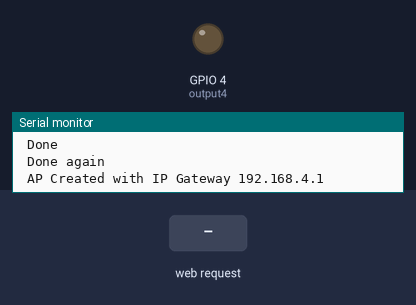
Bench run of a sketch on a simulated ESP32. On the bench: output pins drawn as LEDs (lit = HIGH), the last lines printed to the serial monitor. Inputs (shaded band) come from the test bench.

Above: at 1.2 s.
1.3 s: HTTP request GET /4/on received
At 1.8 s:
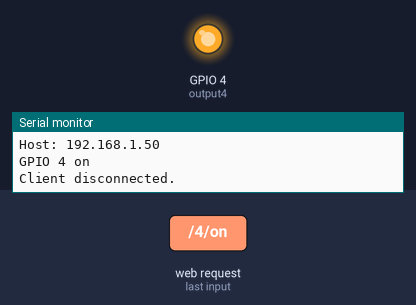
2.8 s: HTTP request GET /4/off received
At 3.1 s:
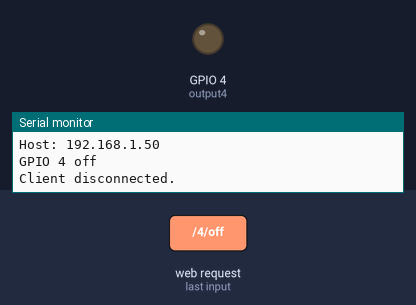
Timing chart, 0 to 5.8 s (numbered marks = the images above; inputs shaded):
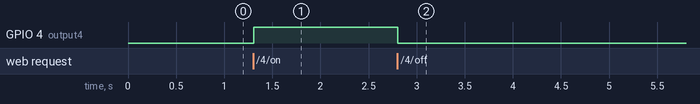

Measured:
- after the input at 1.3 s, GPIO 4 (output4): LOW → HIGH at once
- after the input at 2.8 s, GPIO 4 (output4): HIGH → LOW at once

The sketch:

LED_Flash_Web_Server.ino
```cpp
/*********
  This program sets up an ESP32 access point and starts a basic webserver that allows you to press a button to toggle the
  onboard LED on/off.
  ***************************************
  Original Project:
  Rui Santos
  Complete project details at https://randomnerdtutorials.com
*********/


// Load Wi-Fi library
#include <WiFi.h>
#include <WebServer.h>
#include "soc/soc.h"           // Disable brownout problems
#include "soc/rtc_cntl_reg.h"  // Disable brownout problems

// Replace with your network credentialss
const char* ssid           = "Hornbill Net";
const char* password       = NULL;                    //set to null so it is an open network
// const int   channel        = 10;                   // WiFi Channel number between 1 and 13
// const bool  hide_SSID      = false;                // To disable SSID broadcast -> SSID will not appear in a basic WiFi scan
// const int   max_connection = 2;                    // Maximum simultaneous connected clients on the AP

// Set web server port number to 80
WiFiServer server(80);
String header; // Variable to store the HTTP request
String output4State = "off"; // Auxiliar variables to store the current output state of LED on Cam board
const int output4 = 4; // Assign output variables to GPIO pins

// Variables for connection testing
unsigned long currentTime = millis(); // Current time
unsigned long previousTime = 0;  // Previous time
const long timeoutTime = 2000; // Define timeout time in milliseconds (example: 2000ms = 2s)

void setup() {
  //WRITE_PERI_REG(RTC_CNTL_BROWN_OUT_REG, 0); // Turn-off the 'brownout detector'

  Serial.begin(9600); // Set baud rate;
  // Initialize the output variables as output
  pinMode(output4, OUTPUT);
  // Set outputs to LOW
  digitalWrite(output4, LOW);

  // Create Wi-Fi network with SSID and password
  Serial.println("\n Hold onto your feathers..."); // Creating AP message
  WiFi.mode(WIFI_AP);
  Serial.println("\n Done");
  WiFi.softAP(ssid, password);
  Serial.println("\n Done again");

  Serial.print("\n AP Created with IP Gateway "); // Print local IP address
  Serial.print(WiFi.softAPIP());
  //start web server
  server.begin();
}

void loop(){
  WiFiClient client = server.available();   // Listen for incoming clients

  if (client) {                             // If a new client connects,
    currentTime = millis();
    previousTime = currentTime;
    Serial.println("New Client.");          // print a message out in the serial port
    String currentLine = "";                // make a String to hold incoming data from the client
    while (client.connected() && currentTime - previousTime <= timeoutTime) {  // loop while the client's connected
      currentTime = millis();
      if (client.available()) {             // if there's bytes to read from the client,
        char c = client.read();             // read a byte, then
        Serial.write(c);                    // print it out the serial monitor
        header += c;
        if (c == '\n') {                    // if the byte is a newline character
          // if the current line is blank, you got two newline characters in a row.
          // that's the end of the client HTTP request, so send a response:
          if (currentLine.length() == 0) {
            // HTTP headers always start with a response code (e.g. HTTP/1.1 200 OK)
            // and a content-type so the client knows what's coming, then a blank line:
            client.println("HTTP/1.1 200 OK");
            client.println("Content-type:text/html");
            client.println("Connection: close");
            client.println();

            // turns the GPIOs on and off
            if (header.indexOf("GET /4/on") >= 0) {
              Serial.println("GPIO 4 on");
              output4State = "on";
              digitalWrite(output4, HIGH);
            } else if (header.indexOf("GET /4/off") >= 0) {
              Serial.println("GPIO 4 off");
              output4State = "off";
              digitalWrite(output4, LOW);
            }

            // Display the HTML web page
            client.println("<!DOCTYPE html><html>");
            client.println("<head><meta name=\"viewport\" content=\"width=device-width, initial-scale=1\">");
            client.println("<link rel=\"icon\" href=\"data:,\">");
            // CSS to style the on/off buttons
            // Feel free to change the background-color and font-size attributes to fit your preferences
            client.println("<style>html { font-family: Helvetica; display: inline-block; margin: 0px auto; text-align: center;}");
            client.println(".button { background-color: #4CAF50; border: none; color: white; padding: 16px 40px;");
            client.println("text-decoration: none; font-size: 30px; margin: 2px; cursor: pointer;}");
            client.println(".button2 {background-color: #555555;}</style></head>");

            // Web Page Heading
            client.println("<body><h1>ESP32 Web Server</h1>");

            // Display current state, and ON/OFF buttons for GPIO 26
            client.println("<p>GPIO 4 - State " + output4State + "</p>");
            // If the output26State is off, it displays the ON button
            if (output4State=="off") {
              client.println("<p><a href=\"/4/on\"><button class=\"button\">ON</button></a></p>");
            } else {
              client.println("<p><a href=\"/4/off\"><button class=\"button button2\">OFF</button></a></p>");
            }
            client.println("</body></html>");

            // The HTTP response ends with another blank line
            client.println();
            // Break out of the while loop
            break;
          } else { // if you got a newline, then clear currentLine
            currentLine = "";
          }
        } else if (c != '\r') {  // if you got anything else but a carriage return character,
          currentLine += c;      // add it to the end of the currentLine
        }
      }
    }
    // Clear the header variable
    header = "";
    // Close the connection
    client.stop();
    Serial.println("Client disconnected.");
    Serial.println("");
  }
}
```
